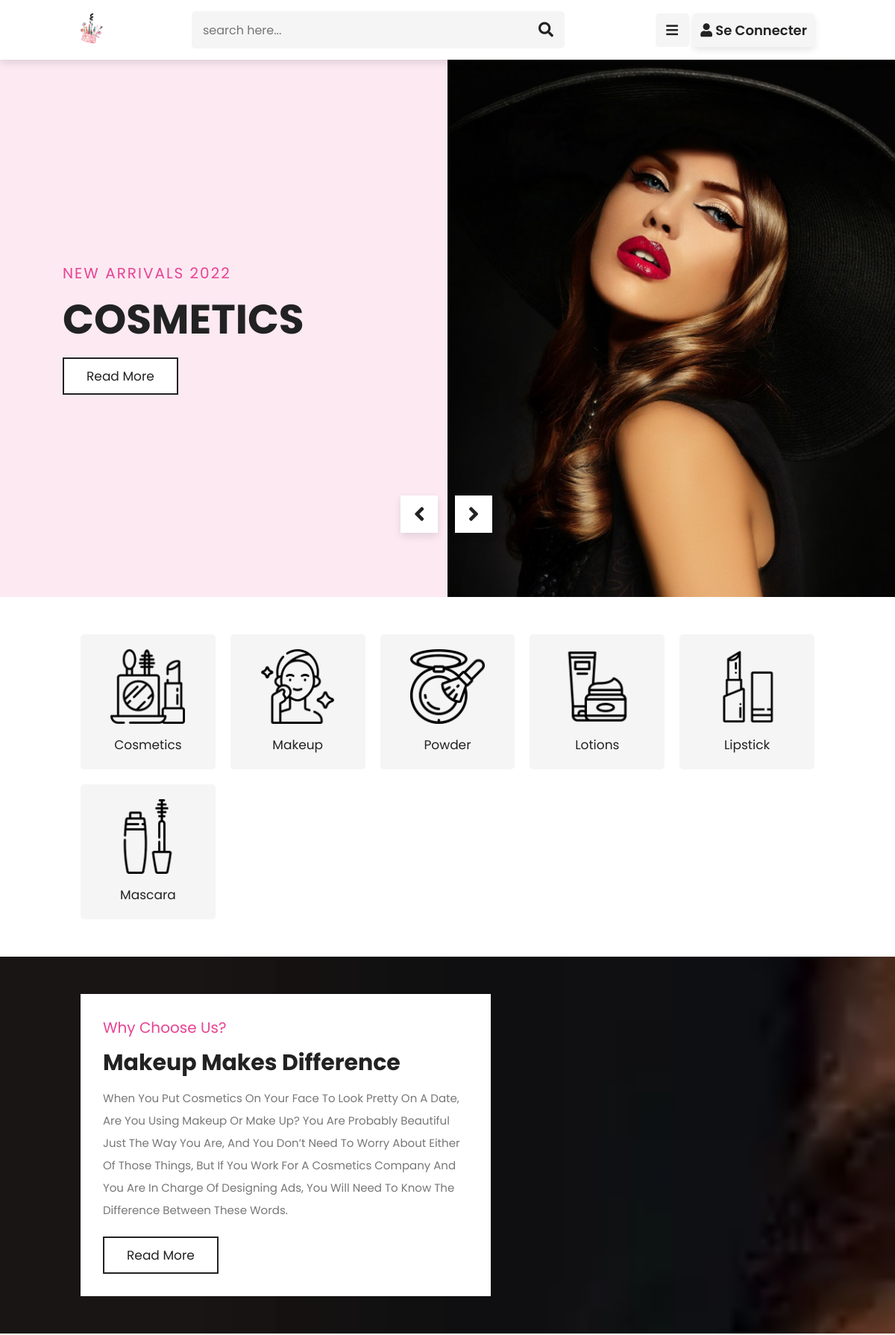
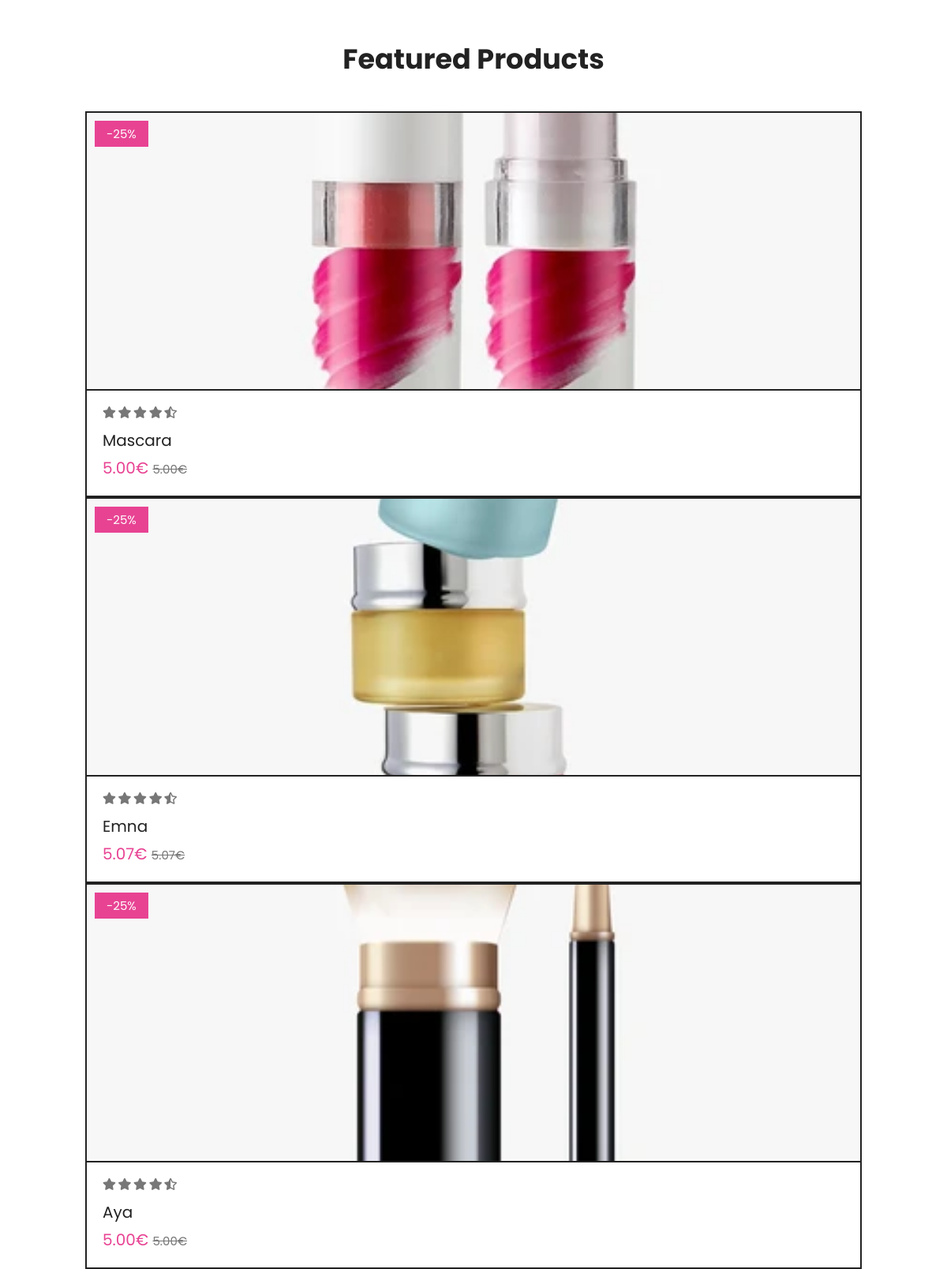
/home/ (upper part), run on the app's committed database (2 pictures, top to bottom).
### beaute/models.py (models this page shows)
class Produit(models.Model):
    nom = models.CharField(max_length=100)
    description = models.TextField()
    prix = models.DecimalField(max_digits=10, decimal_places=2)
    image = models.ImageField(upload_to='produits/', blank=True, null=True)
    categorie = models.CharField(max_length=50, choices=[
        ('cosmetics', 'Cosmetics'),
        ('makeup', 'Makeup'),
        ('powder', 'Powder'),
        ('lotions', 'Lotions'),
        ('lipstick', 'Lipstick'),
        ('mascara', 'Mascara'),
    ])

### beaute/views.py (the view)
# urls.py: path('home/', views.home, name='home'),
def home(request):
    produits = Produit.objects.all()
    return render(request, 'home.html', {'produits': produits})

### beaute/templates/home.html (shortened to what this page needs)
<!DOCTYPE html>
<html lang="en">
<head>
    <link rel="stylesheet" href="https://cdnjs.cloudflare.com/ajax/libs/font-awesome/5.15.4/css/all.min.css">
    <link rel="stylesheet" href="https://unpkg.com/swiper@7/swiper-bundle.min.css" />
    <link rel="stylesheet" href="https://cdnjs.cloudflare.com/ajax/libs/lightgallery-js/1.4.0/css/lightgallery.min.css">
    <link rel="stylesheet" href="../static/style.css">
    <link rel="stylesheet" href="../static/style.scss">
</head>
<body>
<header class="header">
    <a href="#home" class="logo"> <img src="../static/image/logo.png" alt=""> </a>
    <form action="" class="search-form">
        <input type="search" name="" placeholder="search here..." id="search-box">
        <label for="search-box" class="fas fa-search"></label>
    </form>
    <div class="icons">
        <div id="menu-btn" class="fas fa-bars"></div>
        <a href="{% url 'login' %}" class="login-btn">
            <i class="fas fa-user"></i> Se connecter
        </a>
    </div>
</header>
<section class="home" id="home">
    <div class="slide active">
        <div class="content">
            <span>new arrivals 2022</span>
            <h3>cosmetics</h3>
            <a href="#shop" class="btn">read more</a>
            <div class="controls">
                <div class="fas fa-angle-left" onclick="prev()"></div>
                <div class="fas fa-angle-right" onclick="next()"></div>
            </div>
        </div>
        <div class="image">
            <img src="../static/image/home-img-1.png" alt="">
        </div>
    </div>
</section>
{% load static %}
<section class="category">
    <a href="{% url 'produits_par_categorie' 'cosmetics' %}" class="box">
        <img src="{% static 'image/category-1.png' %}" alt="">
        <p>cosmetics</p>
    </a>
    <a href="{% url 'produits_par_categorie' 'makeup' %}" class="box">
        <img src="{% static 'image/category-2.png' %}" alt="">
        <p>makeup</p>
    </a>
    <a href="{% url 'produits_par_categorie' 'powder' %}" class="box">
        <img src="{% static 'image/category-3.png' %}" alt="">
        <p>powder</p>
    </a>
    <a href="{% url 'produits_par_categorie' 'lotions' %}" class="box">
        <img src="{% static 'image/category-4.png' %}" alt="">
        <p>lotions</p>
    </a>
    <a href="{% url 'produits_par_categorie' 'lipstick' %}" class="box">
        <img src="{% static 'image/category-5.png' %}" alt="">
        <p>lipstick</p>
    </a>
    <a href="{% url 'produits_par_categorie' 'mascara' %}" class="box">
        <img src="{% static 'image/category-6.png' %}" alt="">
        <p>mascara</p>
    </a>
</section>
<section class="about" id="about">
    <div class="content">
        <span>why choose us?</span>
        <h3>makeup makes difference</h3>
<p>When you put cosmetics on your face to look pretty on a date, are you using makeup or make up?
    You are probably beautiful just the way you are, and you don’t need to worry about either of those things, but if you work for a cosmetics company and you are in charge of designing ads, you will need to know the difference between these words.</p>
        <a href="#" class="btn">read more</a>
    </div>
</section>
<section class="shop" id="shop">
    <div class="heading">
        <h1>featured products</h1>
    </div>
    <div class="swiper products-slider">
        <div class="swiper-wrapper">
            {% for produit in produits %}
            <div class="swiper-slide slide">
                <div class="image">
                    <span class="discount">-25%</span>
                    {% if produit.image %}
                    <img src="{{ produit.image.url }}" alt="{{ produit.nom }}">
                    {% endif %}
                </div>
                <div class="content">
                    <div class="stars">
                        <i class="fas fa-star"></i>
                        <i class="fas fa-star"></i>
                        <i class="fas fa-star"></i>
                        <i class="fas fa-star"></i>
                        <i class="fas fa-star-half-alt"></i>
                    </div>
                    <p>{{ produit.nom }}</p>
                    <div class="price">{{ produit.prix }}€ <span>{{ produit.prix }}€</span></div>
                </div>
            </div>
            {% endfor %}
        </div>
    </div>
</section>
</body>
</html>

### beaute/templates/home.html (style rules this page uses)
.login-btn { align-items: center; justify-content: center; background: linear-gradient(135deg, #ff9a9e, #fad0c4); color: white; padding: 10px 10px; border-radius: 50px; text-decoration: none; font-size: 16px; font-weight: 600; transition: background 0.3s ease, transform 0.3s ease; box-shadow: 0 4px 10px rgba(0, 0, 0, 0.1); }

### data on the page
Produit: image (picture), nom "Mascara", prix "5.00"
Produit: image (picture), nom "Emna", prix "5.07"
Produit: image (picture), nom "Aya", prix "5.00"
